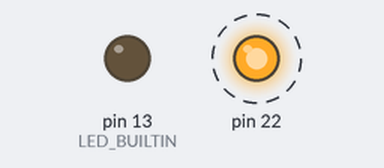
This sketch was run on a simulated Arduino Mega 2560, built with avr-gcc and run on an emulated ATmega2560. Parts: output pins drawn as LEDs (lit = HIGH). Dashed ring = blinking.

Above: at 0.5 s.
Timing chart, 0 to 4.6 s (numbered marks = the images above):
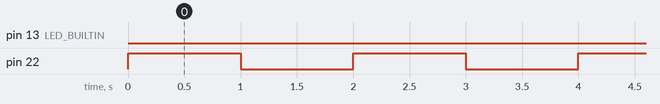

Measured:
- by itself, pin 13 (LED_BUILTIN): LOW → HIGH at 20.0 s, → LOW 1.0 s later, → HIGH 1.0 s later, → LOW 1.0 s later, … (110 changes in this stretch)
- by itself, pin 22: alternates HIGH for 1.0 s and LOW for 1.0 s, 20 changes in all, then stays LOW

The sketch:

digital_out_blink22.ino
```cpp
int a=0;
void setup()
{
  pinMode(22,OUTPUT);
  pinMode(LED_BUILTIN,OUTPUT);

}
void loop()
{
  if (a<10)
  {
  digitalWrite(22,HIGH);
  delay(1000);
  digitalWrite(22,LOW);
  delay(1000);
  }
  else
  {
  digitalWrite(LED_BUILTIN,HIGH);
  delay(1000);
  digitalWrite(LED_BUILTIN,LOW);
  delay(1000);
  }
  a++;
}
```
